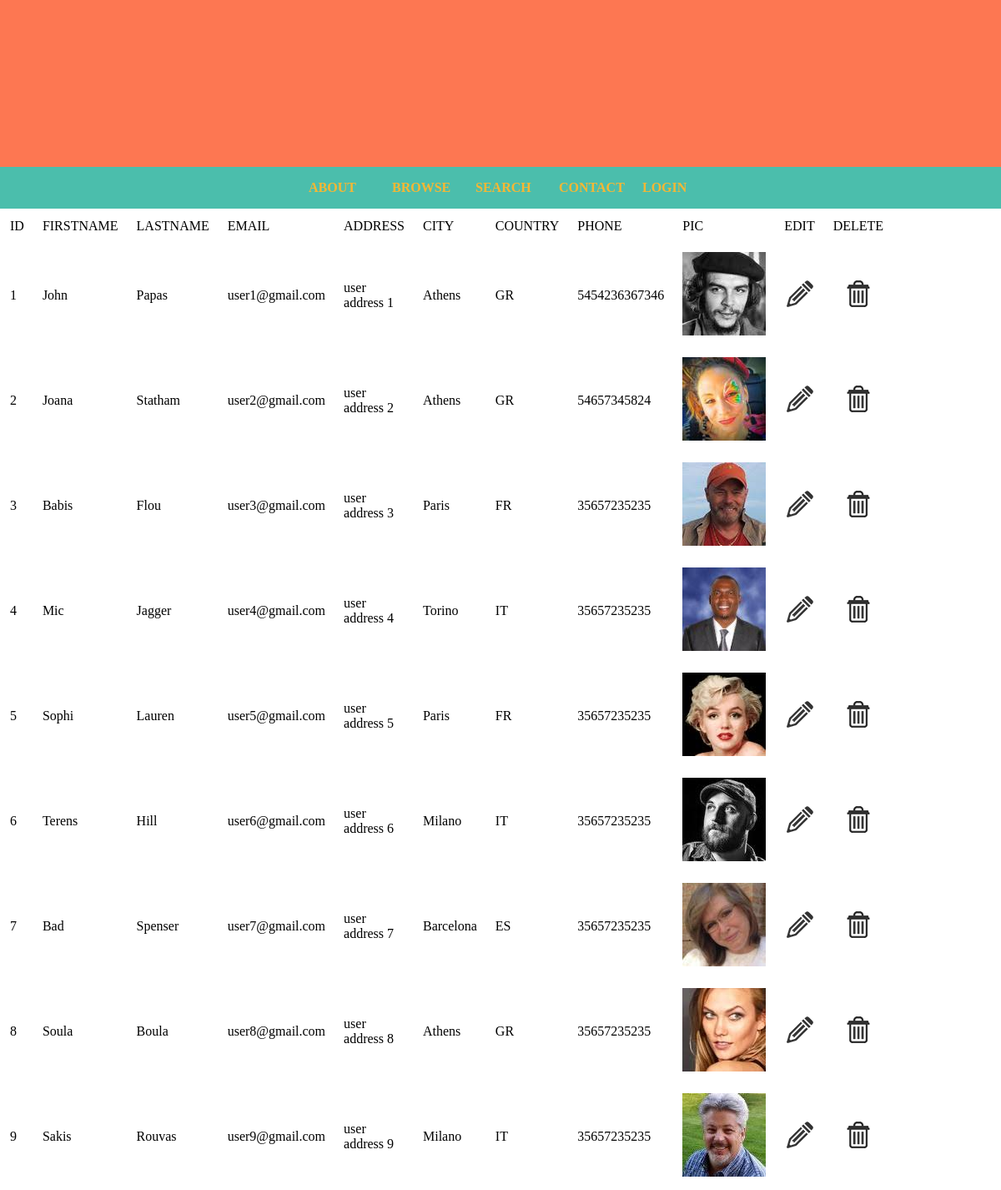
The page / on the database its author committed.
### tables this page shows
CREATE TABLE IF NOT EXISTS `users` (
`id` int(11) NOT NULL,
  `username` varchar(50) NOT NULL,
  `password` varchar(50) NOT NULL,
  `firstname` varchar(50) NOT NULL,
  `lastname` varchar(50) NOT NULL,
  `email` varchar(50) NOT NULL,
  `address` varchar(50) NOT NULL,
  `city` varchar(50) NOT NULL,
  `country` varchar(50) NOT NULL,
  `phone` varchar(50) NOT NULL,
  `pic` varchar(100) NOT NULL
);

### index.php (the view, shortened to what this page needs)
<?php
	require_once "conn.php";
	$query = "SELECT * FROM users";
	$result = mysqli_query($conn, $query) or die(mysqli_error($conn));
?>
<!DOCTYPE html>
<html lang="en">
  <head>
    <link rel="stylesheet" type="text/css" href="style.css" />
  </head>
  <body>
    <header></header>
    <nav id="navigation">
      <div>
          <ul>
              <li class="menu">
                  <p><a href="#">ABOUT</a></p>
              </li>
              <li class="menu">
                  <p><a href="#">BROWSE</a></p>
              </li>
              <li class="menu">
                  <p><a href="#">SEARCH</a></p>
              </li>
              <li class="menu">
                  <p><a href="#">CONTACT</a></p>
              </li>
              <li class="menu">
              <p><a href="#">LOGIN</a></p>
              </li>
          </ul>
      </div>
  </nav>
    <table border="0" cellpadding="10" align="center" id="catalog" width="80%">
<thead>
	<tr>
    	<td> ID        </td>
        <td> FIRSTNAME </td>
        <td> LASTNAME  </td>
        <td> EMAIL     </td>
        <td> ADDRESS   </td>
        <td> CITY      </td>
        <td> COUNTRY   </td>
        <td> PHONE     </td>
        <td> PIC       </td>
		<td> EDIT      </td>
        <td> DELETE    </td>
    </tr>
</thead>
<tbody>
<?php
	$bg = '';
	$counter=0;
	while($row = mysqli_fetch_assoc($result)){
		$counter++;
		$id        = $row['id'];
		$firstname = $row['firstname'];
		$lastname  = $row['lastname'];
		$email     = $row['email'];
		$address   = $row['address'];
		$city      = $row['city'];
		$country   = $row['country'];
		$phone     = $row['phone'];
		$pic       = $row['pic'];
		$pic_tag   = '';
		if($pic){
			$pic_tag = "<img src='$pic' class='pic'>";
		}
		if($bg != "odd"){
			$bg = "odd";
		} else {
			$bg ="even";
		}
?>
	<tr class="<?= $bg ?>">
    	<td> <?php print $counter ?></td>
        <td> <?= $firstname  ?></td>
        <td> <?= $lastname   ?></td>
        <td> <?= $email      ?></td>
        <td> <?= $address    ?></td>
        <td> <?= $city       ?></td>
        <td> <?= $country    ?></td>
        <td> <?= $phone      ?></td>
        <td align="center"> <?= $pic_tag ?></td>
        <td align="center">
        	<a href="edit_member.php?id=<?= $id ?>">   <img src="edit.png" width="32">   </a>
        </td>
        <td align="center">
        	<a href="delete_member.php?id=<?= $id ?>"  onClick="return confirm('Trash that m@th@f#k@?')"> <img src="delete.png" width="32"> </a>
        </td>
    </tr>
<?php
	}
?>
</tbody>
</table>
  </body>
</html>

### style.css (style rules this page uses)
* { margin: 0; box-sizing: border-box; font-family: Ubuntu; }
header { background-color: rgb(253, 119, 82); height: 200px; }
nav div, nav ul, nav ul li { background-color: rgb(75, 190, 172) !important; }
ul { list-style-type: none; }
li { display: block; }
a { text-decoration: none; }
nav div { display: flex; justify-content: center; }
.menu { float: left; font-weight: bold; position: relative; width: 100px; height: 50px; }
.menu a { text-align: center; line-height: 50px; color: #F7B733; }

### rows shown on the page
users: firstname "John", lastname "Papas", email "user1@gmail.com", address "user address 1", city "Athens", country "GR", phone "5454236367346", pic (picture)
users: firstname "Joana", lastname "Statham", email "user2@gmail.com", address "user address 2", city "Athens", country "GR", phone "54657345824", pic (picture)
users: firstname "Babis", lastname "Flou", email "user3@gmail.com", address "user address 3", city "Paris", country "FR", phone "35657235235", pic (picture)
users: firstname "Mic", lastname "Jagger", email "user4@gmail.com", address "user address 4", city "Torino", country "IT", phone "35657235235", pic (picture)
users: firstname "Sophi", lastname "Lauren", email "user5@gmail.com", address "user address 5", city "Paris", country "FR", phone "35657235235", pic (picture)
users: firstname "Terens", lastname "Hill", email "user6@gmail.com", address "user address 6", city "Milano", country "IT", phone "35657235235", pic (picture)
users: firstname "Bad", lastname "Spenser", email "user7@gmail.com", address "user address 7", city "Barcelona", country "ES", phone "35657235235", pic (picture)
users: firstname "Soula", lastname "Boula", email "user8@gmail.com", address "user address 8", city "Athens", country "GR", phone "35657235235", pic (picture)
users: firstname "Sakis", lastname "Rouvas", email "user9@gmail.com", address "user address 9", city "Milano", country "IT", phone "35657235235", pic (picture)
